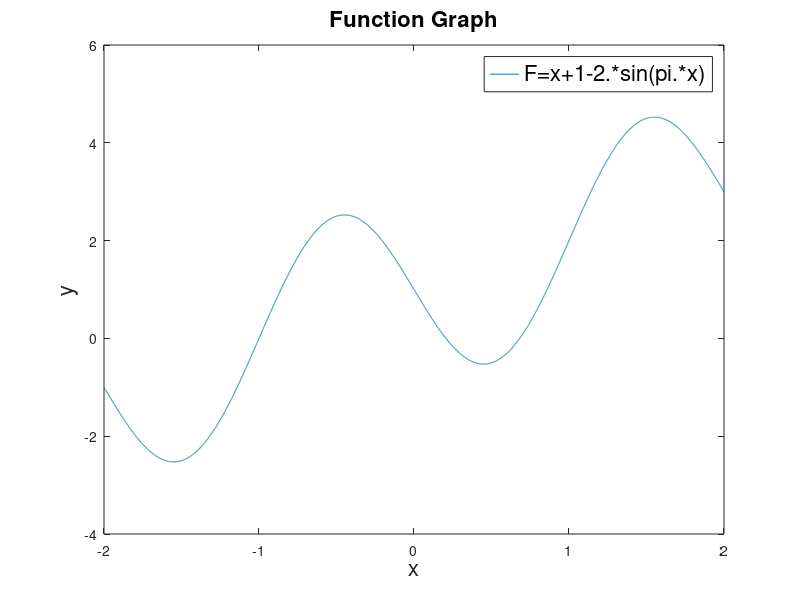

Write MATLAB code to recreate this figure. (Note: this script raises an error after producing the figure.)
%% 1A)
f=@(x) x+1-2.*sin(pi.*x);

figure(1);
fplot(f,[-2,2]);

legend('F=x+1-2.*sin(pi.*x)','FontSize',16);
title('Function Graph','FontSize',16)
xlabel('x','FontSize',16);
ylabel('y','FontSize',16);






%% 1B) Uses Bisection method
f=@(x) x+1-2.*sin(pi.*x);


a=-2;
b=2;
err1=Inf;
Tol=10^(-4);
N=1000;
C=zeros(15,1);

result1=bisection_method(f,a,b,Tol,N);
disp("result");
disp(result1);


[c,n,err]=bisection_method(f,a,b,Tol,N);

for i=1:15
    [C(i),n,err]=bisection_method(f,a,b,Tol,i);
end

A_error=abs(C-c);

figure(2);
semilogy(A_error);

legend('Bisection','FontSize',16);
title('Errorplot','FontSize',16)
xlabel('n','FontSize',16);
ylabel('absolute error = |  I_{approx} - I_{true}  |','FontSize',16);






%% 1C) uses Fixed-Point Iteration
f=@(x) 1-2.*sin(pi.*x);
true=@(x)((x.^2)./2)+x+((2./pi).*cos(pi.*x))+1;

a=-2;
b=2;
err1=Inf;
Tol=10^(-4);
N=1000;
E=zeros(15,1);


result1=fixed_point_iteration(f,-2,Tol,N);   
disp("result");
disp(result1);




%% 2A)uses Composite Simpsons

f=@(x) (1./(x.^(2)+1));
true=0.71883;

a=1;
b=15;
n=1;
Tol=10^(-2);
err1=Inf;
i=0;
nvalue1=[];

while err1>Tol
    i=i+1;
    n=n*2;
    nvalue1(i)=n;
    result2=composite_simpsons(f,a,b,n);
    err1(i)=abs(true-result2);
end
disp("result");
disp(result2);

figure(3);
semilogy(nvalue1,err1,'LineWidth',2); 
hold on;
semilogy([min(nvalue1(1)),max(nvalue1(end))],[Tol,Tol],'r--');
legend('Simpsons','Tolerance','FontSize',16);
title('Simpsons Error','FontSize',16)
xlabel('n','FontSize',16);
ylabel('absolute error = |  I_{approx} - I_{true}  |','FontSize',16);



%% 2B)
f=@(x) (1./(x.^(2)+1));
true=0.71883;

a=1;
b=15;
n=1;
Tol=10^(-2);
err1=Inf;
i=0;
nvalue1=[];

while err1>Tol
    i=i+1;
    n=n*2;
    nvalue1(i)=n;
    result2=composite_simpsons(f,a,b,n);
    err1(i)=abs(true-result2);
end
disp("result");
disp(result2);

figure(3);
semilogy(nvalue1,err1,'LineWidth',2); 
hold on;
semilogy([min(nvalue1(1)),max(nvalue1(end))],[Tol,Tol],'r--');
legend('Simpsons','Tolerance','FontSize',16);
title('Simpsons Error','FontSize',16)
xlabel('n','FontSize',16);
ylabel('absolute error = |  I_{approx} - I_{true}  |','FontSize',16);







%% 3A)
figure(4);
f=@(t) ((5.*t.^(2))/(t.^(5)+4));
fplot(f);

legend('((5.*t.^(2))/(t.^(5)+4))','Tolerance','FontSize',16);
title('function plot','FontSize',16)
xlabel('x','FontSize',16);
ylabel('y','FontSize',16);



%% 3B) uses AB2 

f2=@(t,y) (2.*(y./t))-(t.^(2)*y.^(2));
true=@(t)((5.*t.^(2))/(t.^(5)+4));
alpha=4;
t0=0;
tf=10;
N=1000;
N2=(tf-t0)/(10^-3);
N2_vals= 2.^[1:12];

result3=ab2(f2,t0,tf,alpha,N);
disp("result");
disp(result3);

for i = 1:length(N2_vals)
    N = N2_vals(i);
    [y2_ab2_c,~] = ab2(f2,t0,tf,alpha,N);
    errors_ab2(i) = abs(y2_ab2_c(end)- true(tf));
end

figure(5);
loglog((tf-t0)./N2_vals,errors_ab2,'LineWidth',1.5);
title('Comparing the error at the final time over step size','FontSize',16);
xlabel('h','FontSize',16)
ylabel('error = |  y_{approx}(10) - y_{true}(10)  |','FontSize',16);
legend('ab2','FontSize',16)





%% 4A) no code here woooo!!






%% 4B)Gaussian elimination

A=[-1 0.2 0.4; 2 6 1; 2 0 3;];
b=[-1 1 0];

display(gaussian_elimination(A,b));




%% 4C)





